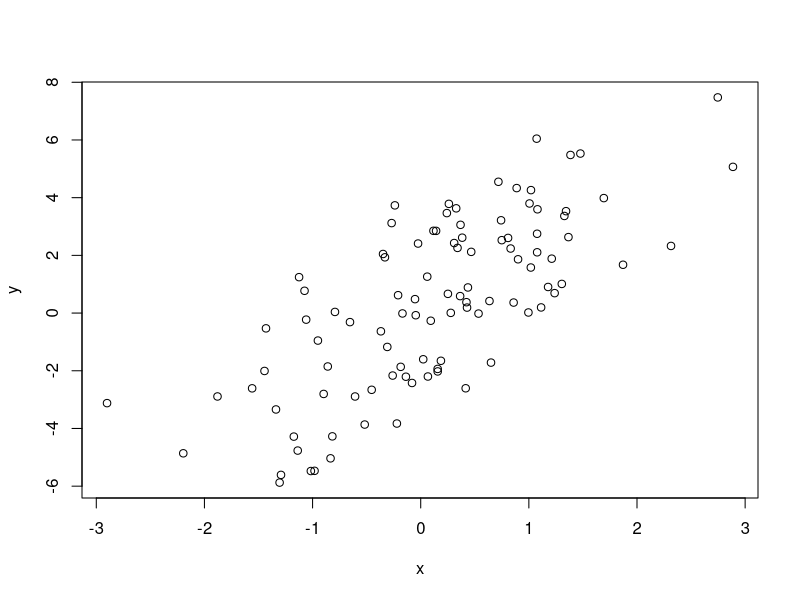

Write the R code that produced this figure.
## ---- chunk 1
knitr::opts_chunk$set(echo = TRUE)
## ---- chunk 2
# Soma
1 + 1
# Subtração
2 - 3
# Multiplicação
2 * 3
# Divisão
6 / 4
# Divisão Inteira
6 %/% 4
# Resto da Divisão
6 %% 4
# Potenciação
2 ^ 3
8 ^ (1 / 3)
## ---- chunk 3
obj1 <- 5
obj2 = 5 + 2
## ---- chunk 4
obj1
## ---- chunk 5
print(obj2)
## ---- chunk 6
obj1 = obj2
obj1
## ---- chunk 7
obj1 = obj1 + 3
obj1
## ---- chunk 8
class(obj1)
## ---- chunk 9
num_real = 3
class(num_real)

num_inteiro = 3L # para número inteiro, usar sufixo L
class(num_inteiro)

texto = "Oi"
print(texto)
class(texto)

boolean = 2>1
print(boolean)
class(boolean)

boolean2 = T # poderia escrever TRUE 
print(boolean2)

boolean3 = F # poderia escrever FALSE
print(boolean3)
## ---- chunk 10
substr("shampoo", 1, 3) # extraindo caracteres 1 a 3 do texto
substr(110521, 4, 6) # também pode ser feito em números (torn-se texto)
## ---- chunk 11
cod_distrito = 110001515 # Distrito de Filadélfia d'Oeste
substr(cod_distrito, 1, 7) # Município de Alta Floresta d'Oeste
substr(cod_distrito, 1, 2) # UF Rondônia
## ---- chunk 12
cod_uf = 11
cod_municipio = 15
cod_distrito = 15
## ---- chunk 13
sprintf("%05d", cod_municipio)
## ---- chunk 14
paste0(cod_uf, sprintf("%05d", cod_municipio), cod_distrito)
paste(cod_uf, sprintf("%05d", cod_municipio), cod_distrito)
## ---- chunk 15
x = as.Date("1970-01-01")
class(x)
x

unclass(x) # Dia 0
unclass(as.Date("1969-12-31")) # Dia -1
## ---- chunk 16
## POSIXct
x = as.POSIXct("1970-01-01")
x
class(x)
unclass(x) # Nº de segundos desde 1970-01-01 (dado fuso horário)


## POSIXlt
p = as.POSIXlt("1970-01-01")
class(p)
unclass(p) # informações desde 1900
## ---- chunk 17
class(TRUE)
class(FALSE)

T + F + T + F + F # soma de 1's (TRUE) e 0's (FALSE)

2 < 20
19 >= 19

100 == 10**2
100 != 20*5
## ---- chunk 18
x = 20
x < 0 | x**2 > 100
x < 0 & x**2 > 100
## ---- chunk 19
x = c(0.5, 0.6) # numeric
x = c(TRUE, FALSE) # logical
x = c("a", "b", "c") # character
x = 9:12 # integer (é igual a c(9, 10, 11, 12))
x = c(1+0i, 2+4i) # complex
## ---- chunk 20
x = vector(mode="numeric", length=10)
x
## ---- chunk 21
y = c(1.7, "a") # (numeric, character) -> character
class(y)

y = c(FALSE, 0.75) # (logical, numeric) -> numeric
class(y)

y = c("a", TRUE) # (character, logical) -> character
class(y)
## ---- chunk 22
as.numeric(c(1.7, "a")) # (numeric, character)
as.logical(c("a", TRUE)) # (character, logical) 
## ---- chunk 23
as.numeric(c(1.7, "9")) # (numeric, character número)
## ---- chunk 24
as.logical(c(FALSE, 0.75, -10)) # (logical, numeric > 0, numeric < 0)
as.logical(c(TRUE, 0)) # (logical, numeric zero) 
## ---- chunk 25
as.logical(c("T", "FALSE", "1", TRUE)) # (character TRUE/FALSE, logical) 
## ---- chunk 26
seq(from=0, to=10, by=2)
seq(from=0, to=10, length=5)
## ---- chunk 27
rep(0, 10) # repetição de 10 zeros
rep(c("a", "b"), 2) # repetição do vetor c("a", "b")
## ---- chunk 28
x = list(1, "a", TRUE, 1+4i, c(0.5, 0.6))
x
class(x)
## ---- chunk 29
m = matrix(nrow=2, ncol=3)
m
## ---- chunk 30
m = matrix(1:6, nrow=2, ncol=3)
m
## ---- chunk 31
x = 1:3
y = 10:12

cbind(x, y)
rbind(x, y)
## ---- chunk 32
texto = c("yes", "yes", "no", "maybe", "yes", "no")
x = factor(texto)
x

unclass(x) # Visualizar como o factor é representado em níveis
## ---- chunk 33
y = factor(texto, levels=c("yes", "no", "maybe"))
unclass(y)

x = relevel(x, ref="yes")
unclass(x)
## ---- chunk 34
x = data.frame(foo=1:4, bar=c(T, T, F, F))
x
nrow(x) # Número de linhas de x
ncol(x) # Número de colunas de x
## ---- chunk 35
x = c(1, 2, 3, 3, 4, 1)
x[1] # extraindo o 1º elemento de x
x[1:4] # extraindo do 1º ao 4º elemento de x
## ---- chunk 36
x > 1
## ---- chunk 37
x[x > 1]
x[c(F, T, T, T, T, F)] # Equivalente ao x[x > 1] - Extrair apenas TRUE's
## ---- chunk 38
x = list(foo=1:4, bar=0.6)
x

x[1] # retorna uma lista $foo
class(x[1])

x[[1]] # retorna um vetor de classe numeric
class(x[[1]])
## ---- chunk 39
x[[1]][2]
x[[2]][1]
## ---- chunk 40
x[["foo"]]
x$foo
## ---- chunk 41
x = matrix(1:6, 2, 3)
x
x[1, 2] # linha 1 e coluna 2 da matriz x
x[1:2, 2:3] # linha 1 e colunas 2 e 3 da matriz x
## ---- chunk 42
x[, c(F, T, T)] # vet. lógico selecionando as 2 últimas colunas
## ---- chunk 43
x[1, ] # linha 1 e todas colunas
x[, 2] # todas linhas e coluna 2
## ---- chunk 44
x[1, 2, drop = FALSE]
## ---- chunk 45
x = c(1, 2, NA, 4, NA, NA)
is.na(x)

sum(is.na(x)) # qtd de missing values
## ---- chunk 46
x[ !is.na(x) ]
## ---- chunk 47
x = 1:4
y = 6:9

x + y # soma de cada elemento na mesma posição
x + 2 # soma de de cada elemento com um mesmo escalar
x * y # multiplicação de cada elemento na mesma posição
x / y # divisão de cada elemento na mesma posição
## ---- chunk 48
x %*% y
## ---- chunk 49
x %*% t(y) # x vetor-coluna / y vetor-linha

# Transformando vetores em objetos matriz
x_col = matrix(x, ncol=1)
x_col

y_lin = matrix(y, nrow=1)
y_lin

x_col %*% y_lin
## ---- chunk 50
x = matrix(1:4, nrow=2, ncol=2)
x

y = matrix(rep(10, 4), nrow=2, ncol=2)
y

x + y # Soma de elementos na mesma posição
x + 2 # Soma de cada elemento da matriz com um mesmo escalar
x * y # Multiplicação de elementos na mesma posição

x %*% y # Multplicação matricial
## ---- chunk 51
x = c(1, 4, -5, 2, 8, -2, 4, 7, 8, 0, 2, 3, -5, 7, 4, -4, 2, 5, 2, -3)
x
abs(x)
## ---- chunk 52
sum(x)
## ---- chunk 53
mean(x)
## ---- chunk 54
sd(x)
## ---- chunk 55
# Mínimo, 1º Quartil, Mediana, 3º Quartil e Máximo
quantile(x, probs=c(0, .25, .5, .75, 1))
## ---- chunk 56
# Mínimo, 1º Quartil, Mediana, 3º Quartil e Máximo
max(x) # Valor máximo
min(x) # Valor mínimo
## ---- chunk 57
which.max(x) # 1º índice de valor máximo
which.min(x) # 1º índice de valor mínimo

x[which.max(x)] # extraindo o valor máximo do vetor x
## ---- chunk 58
x == max(x) # vetor lógico (TRUE's são os máximos)
which(x == max(x)) # vetor de índices de elementos com valores máximos
x[which(x == max(x))] # valores máximos
## ---- chunk 59
x = c(1, 4, -5, 2, NA, -2, 4, 7, NA, 0, 2, 3, -5, NA, 4, -4, NA, 5, 2, NA)
mean(x) # Sem excluir valores ausentes
mean(x, na.rm=TRUE) # Excluindo valores ausentes
## ---- chunk 60
x = 5
if (x > 10) {
    y = 10
    print("caso x > 10")
} else if (x > 0) {
    y = 5
    print("caso 10 >= x > 0")
} else {
    y = 0
    print("caso x >= 0")
}
y
## ---- chunk 61
x = 5
y = if (x > 10) {
    10
} else if (x > 0) {
    5
} else {
    0
}
y
## ---- chunk 62
x = 5
y = ifelse(x > 10, yes=10, no=5)
y
## ---- chunk 63
x = 5
y = dplyr::case_when(
    x > 10 ~ 10,
    x >  0 ~  5,
    TRUE   ~  0  # Else
)
y
## ---- chunk 64
x = 5
y = dplyr::case_when(
    x > 10 ~ 10,
    x <= 0 ~  0
)
y
## ---- chunk 65
for(i in 3:7) {
    print(i)
}
## ---- chunk 66
sequencia = seq(1, 5, length.out=11)
sequencia

for (val in sequencia) {
    print(val^2)
}
## ---- chunk 67
contador = 0

while (contador <= 10) {
    print(contador)
    contador = contador + 1
}
## ---- chunk 68
distancia = 10
tolerancia = 1e-3
tolerancia

while (distancia > tolerancia) {
    distancia = distancia / 2
}

distancia
## ---- chunk 69
tabuada = matrix(NA, 10, 10)
tabuada

# Preenchimento da matriz de tabuada
for (linha in 1:10) {
    for (coluna in 1:10) {
        tabuada[linha, coluna] = linha * coluna
    }
}
tabuada
## ---- chunk 70
# definindo seed
set.seed(2022)
rnorm(5)

# sem definir seed
rnorm(5)

# definindo seed
set.seed(2022)
rnorm(5)
## ---- chunk 71
set.seed(2022)
x = rnorm(100)
e = rnorm(100, 0, 2)

y = 0.5 + 2*x + e
head(y, 10)

summary(y) # resumo da variável y

plot(x, y) # Figura de x contra y
## ---- chunk 72
set.seed(2022)
sample(1:10, 4) # Amostragem definindo seed

sample(1:10, 4) # Amostragem sem definir seed

sample(letters, 5) # Amostragem de 5 letras

sample(1:10) # Permutação (amostra mesma qtd de elementos do vetor)

sample(1:10, replace = TRUE) # Amostragem com reposição
## ---- chunk 73
soma = function(a, b) {
    a + b
}
## ---- chunk 74
soma(10, 4)
## ---- chunk 75
vetor = 1:20
above = function(x, n = 10) {
    x[x > n]
}

above(vetor) # todos acima do valor padrão 10
above(vetor, 14) # todos acima de 14
